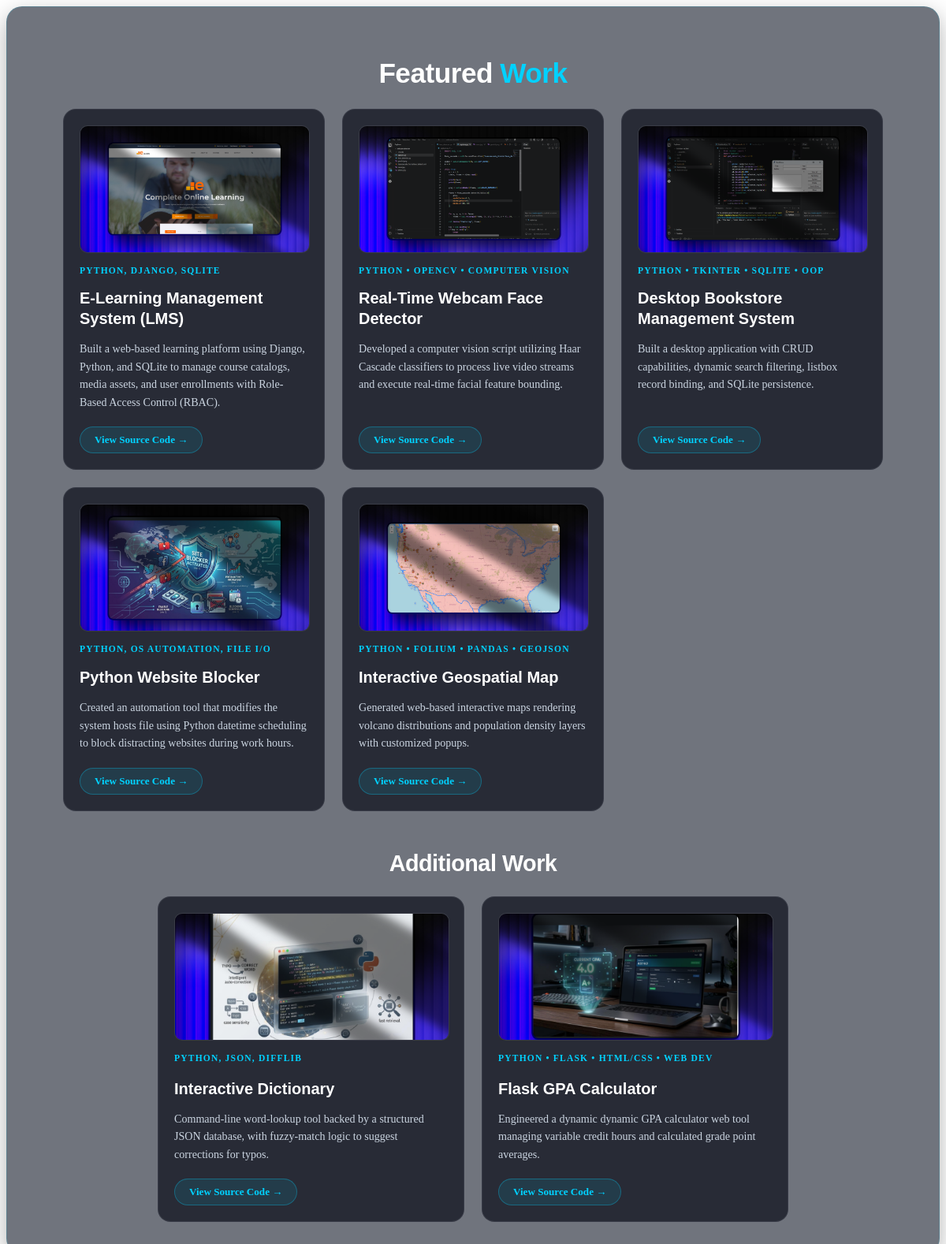
/projects/, run on the app's committed database.
### portfolio/models.py (models this page shows, shortened)
class Project(models.Model):
    title = models.CharField(max_length=200)
    tech_stack = models.CharField(max_length=200)
    description = models.TextField()
    is_featured = models.BooleanField(default=False)
    github_url = models.URLField(blank=True, null=True)
    image = models.ImageField(upload_to='project_thumbnails/', blank=True, null=True)
    created_at = models.DateTimeField(auto_now_add=True)

### portfolio/views.py (the view)
# urls.py: path('projects/', views.projects, name='projects'),
def projects(request):
    featured_projects = Project.objects.filter(is_featured=True)
    additional_projects = Project.objects.filter(is_featured=False)
    return render(request, 'projects.html', {
        'featured_projects': featured_projects,
        'additional_projects': additional_projects,
    })

### portfolio/templates/projects.html (shortened to what this page needs)
{% load static %}
<div class="projects-page-wrapper">
    <div class="projects-card-section" data-aos="fade-up" data-aos-duration="800">
        <h1 class="projects-section-title">Featured <span>Work</span></h1>
        <div class="featured-grid">
            {% for project in featured_projects %}
            <div class="project-card" data-aos="zoom-in" data-aos-delay="150">
                <div>
                    <div class="thumbnail-box">
                        {% if project.image %}
                            <img src="{{ project.image.url }}" alt="{{ project.title }}">
                        {% else %}
                            <span class="thumbnail-placeholder">// Project Preview</span>
                        {% endif %}
                    </div>
                    <span class="project-tags">{{ project.tech_stack }}</span>
                    <h2 class="project-title">{{ project.title }}</h2>
                    <p class="project-description">{{ project.description }}</p>
                </div>
                {% if project.github_url %}
                    <a href="{{ project.github_url }}" target="_blank" class="btn-source">
                        View Source Code &rarr;
                    </a>
                {% endif %}
            </div>
            {% empty %}
                <p class="no-projects-msg">No featured projects found in database.</p>
            {% endfor %}
        </div>
        {% if additional_projects %}
        <h2 class="sub-section-title">Additional <span>Work</span></h2>
        <div class="additional-grid">
            {% for project in additional_projects %}
            <div class="project-card" data-aos="zoom-in" data-aos-delay="200">
                <div>
                    <div class="thumbnail-box">
                        {% if project.image %}
                            <img src="{{ project.image.url }}" alt="{{ project.title }}">
                        {% else %}
                            <span class="thumbnail-placeholder">// Project Preview</span>
                        {% endif %}
                    </div>
                    <span class="project-tags">{{ project.tech_stack }}</span>
                    <h3 class="project-title">{{ project.title }}</h3>
                    <p class="project-description">{{ project.description }}</p>
                </div>
                {% if project.github_url %}
                    <a href="{{ project.github_url }}" target="_blank" class="btn-source">
                        View Source Code &rarr;
                    </a>
                {% endif %}
            </div>
            {% endfor %}
        </div>
        {% endif %}
    </div>
</div>

### portfolio/templates/projects.html (style rules this page uses)
.projects-page-wrapper { width: 100%; color: #FFFFFF; }
.projects-card-section { background: rgba(17, 24, 39, 0.6); backdrop-filter: blur(12px); border: 1px solid rgba(0, 210, 255, 0.15); border-radius: 20px; padding: 40px 6%; margin: 0 auto 40px auto; max-width: 1100px; box-shadow: 0 10px 30px rgba(0, 0, 0, 0.3); }
.projects-section-title { font-family: 'Plus Jakarta Sans', sans-serif; font-size: 2.2rem; font-weight: 700; margin-bottom: 25px; color: #FFFFFF; text-align: center; letter-spacing: -0.5px; }
.projects-section-title span { color: var(--accent-blue, #00D2FF); }
.sub-section-title { font-family: 'Plus Jakarta Sans', sans-serif; font-size: 1.8rem; font-weight: 700; color: #FFFFFF; text-align: center; margin: 50px 0 25px 0; letter-spacing: -0.5px; }
.featured-grid { display: grid; grid-template-columns: repeat(auto-fit, minmax(300px, 1fr)); gap: 22px; }
.additional-grid { display: grid; grid-template-columns: repeat(auto-fit, minmax(320px, 1fr)); gap: 22px; max-width: 800px; margin: 0 auto; }
.project-card { background: rgba(10, 14, 26, 0.7); border: 1px solid rgba(255, 255, 255, 0.08); border-radius: 16px; padding: 20px; display: flex; flex-direction: column; justify-content: space-between; transition: all 0.3s cubic-bezier(0.25, 1, 0.5, 1); }
.thumbnail-box { width: 100%; height: 160px; border-radius: 10px; overflow: hidden; margin-bottom: 16px; background: rgba(255, 255, 255, 0.03); display: flex; align-items: center; justify-content: center; border: 1px solid rgba(255, 255, 255, 0.05); }
.thumbnail-box img { width: 100%; height: 100%; object-fit: cover; transition: transform 0.4s ease; }
.project-tags { font-size: 0.72rem; font-weight: 700; letter-spacing: 1.2px; text-transform: uppercase; color: var(--accent-blue, #00D2FF); margin-bottom: 8px; display: block; }
.project-title { font-family: 'Plus Jakarta Sans', sans-serif; font-size: 1.25rem; font-weight: 700; line-height: 1.3; color: #FFFFFF; margin-bottom: 10px; }
.project-description { font-size: 0.88rem; line-height: 1.6; color: var(--text-muted, #CBD5E1); margin-bottom: 20px; }
.btn-source { display: inline-flex; align-items: center; gap: 8px; align-self: flex-start; background: rgba(0, 210, 255, 0.1); border: 1px solid rgba(0, 210, 255, 0.3); color: var(--accent-blue, #00D2FF); font-size: 0.82rem; font-weight: 600; padding: 8px 18px; border-radius: 20px; text-decoration: none; transition: all 0.3s ease; }

### data on the page
Project: image (picture), tech_stack "PYTHON, DJANGO, SQLITE", title "E-Learning Management System (LMS)", description "Built a web-based learning platform using Django, Python, and SQLite to manage course catalogs, media assets, and user enrollments with Role-Based Access Control (RBAC)."
Project: image (picture), tech_stack "PYTHON • OPENCV • COMPUTER VISION", title "Real-Time Webcam Face Detector", description "Developed a computer vision script utilizing Haar Cascade classifiers to process live video streams and execute real-time facial feature bounding."
Project: image (picture), tech_stack "PYTHON • TKINTER • SQLITE • OOP", title "Desktop Bookstore Management System", description "Built a desktop application with CRUD capabilities, dynamic search filtering, listbox record binding, and SQLite persistence."
Project: image (picture), tech_stack "PYTHON, OS AUTOMATION, FILE I/O", title "Python Website Blocker", description "Created an automation tool that modifies the system hosts file using Python datetime scheduling to block distracting websites during work hours."
Project: image (picture), tech_stack "PYTHON • FOLIUM • PANDAS • GEOJSON", title "Interactive Geospatial Map", description "Generated web-based interactive maps rendering volcano distributions and population density layers with customized popups."
Project: image (picture), tech_stack "PYTHON, JSON, DIFFLIB", title "Interactive Dictionary", description "Command-line word-lookup tool backed by a structured JSON database, with fuzzy-match logic to suggest corrections for typos."
Project: image (picture), tech_stack "PYTHON • FLASK • HTML/CSS • WEB DEV", title "Flask GPA Calculator", description "Engineered a dynamic dynamic GPA calculator web tool managing variable credit hours and calculated grade point averages."
